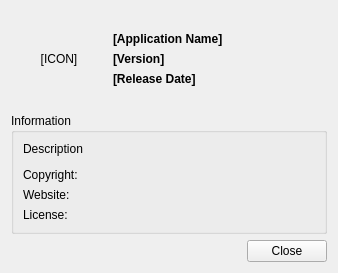
<?xml version="1.0" encoding="UTF-8"?>
<ui version="4.0">
 <class>AboutApp</class>
 <widget class="QWidget" name="AboutApp">
  <property name="geometry">
   <rect>
    <x>0</x>
    <y>0</y>
    <width>338</width>
    <height>267</height>
   </rect>
  </property>
  <property name="windowTitle">
   <string>About...</string>
  </property>
  <layout class="QVBoxLayout" name="verticalLayout_3">
   <item>
    <layout class="QHBoxLayout" name="horizontalLayout">
     <item>
      <widget class="QLabel" name="labelIcon">
       <property name="minimumSize">
        <size>
         <width>96</width>
         <height>96</height>
        </size>
       </property>
       <property name="maximumSize">
        <size>
         <width>96</width>
         <height>96</height>
        </size>
       </property>
       <property name="text">
        <string>[ICON]</string>
       </property>
       <property name="alignment">
        <set>Qt::AlignCenter</set>
       </property>
       <property name="indent">
        <number>10</number>
       </property>
      </widget>
     </item>
     <item>
      <layout class="QVBoxLayout" name="verticalLayout">
       <item>
        <spacer name="verticalSpacer_3">
         <property name="orientation">
          <enum>Qt::Vertical</enum>
         </property>
         <property name="sizeHint" stdset="0">
          <size>
           <width>20</width>
           <height>40</height>
          </size>
         </property>
        </spacer>
       </item>
       <item>
        <widget class="QLabel" name="labelAppName">
         <property name="font">
          <font>
           <weight>75</weight>
           <bold>true</bold>
          </font>
         </property>
         <property name="text">
          <string>[Application Name]</string>
         </property>
        </widget>
       </item>
       <item>
        <widget class="QLabel" name="labelAppVersion">
         <property name="font">
          <font>
           <weight>75</weight>
           <bold>true</bold>
          </font>
         </property>
         <property name="text">
          <string>[Version]</string>
         </property>
        </widget>
       </item>
       <item>
        <widget class="QLabel" name="labelAppReleased">
         <property name="font">
          <font>
           <weight>75</weight>
           <bold>true</bold>
          </font>
         </property>
         <property name="text">
          <string>[Release Date]</string>
         </property>
        </widget>
       </item>
       <item>
        <spacer name="verticalSpacer_2">
         <property name="orientation">
          <enum>Qt::Vertical</enum>
         </property>
         <property name="sizeHint" stdset="0">
          <size>
           <width>20</width>
           <height>40</height>
          </size>
         </property>
        </spacer>
       </item>
      </layout>
     </item>
    </layout>
   </item>
   <item>
    <widget class="QGroupBox" name="groupBox">
     <property name="sizePolicy">
      <sizepolicy hsizetype="Preferred" vsizetype="Maximum">
       <horstretch>0</horstretch>
       <verstretch>0</verstretch>
      </sizepolicy>
     </property>
     <property name="title">
      <string>Information</string>
     </property>
     <layout class="QVBoxLayout" name="verticalLayout_2">
      <item>
       <widget class="QLabel" name="labelDescription">
        <property name="minimumSize">
         <size>
          <width>0</width>
          <height>20</height>
         </size>
        </property>
        <property name="text">
         <string>Description</string>
        </property>
        <property name="alignment">
         <set>Qt::AlignLeading|Qt::AlignLeft|Qt::AlignTop</set>
        </property>
        <property name="margin">
         <number>-1</number>
        </property>
       </widget>
      </item>
      <item>
       <widget class="QLabel" name="labelCopyright">
        <property name="text">
         <string>Copyright:</string>
        </property>
       </widget>
      </item>
      <item>
       <widget class="QLabel" name="labelWebsite">
        <property name="text">
         <string>Website: </string>
        </property>
        <property name="textFormat">
         <enum>Qt::RichText</enum>
        </property>
        <property name="openExternalLinks">
         <bool>true</bool>
        </property>
       </widget>
      </item>
      <item>
       <widget class="QLabel" name="labelLicense">
        <property name="text">
         <string>License:</string>
        </property>
        <property name="textFormat">
         <enum>Qt::RichText</enum>
        </property>
        <property name="openExternalLinks">
         <bool>true</bool>
        </property>
       </widget>
      </item>
     </layout>
    </widget>
   </item>
   <item>
    <spacer name="verticalSpacer">
     <property name="orientation">
      <enum>Qt::Vertical</enum>
     </property>
     <property name="sizeHint" stdset="0">
      <size>
       <width>20</width>
       <height>40</height>
      </size>
     </property>
    </spacer>
   </item>
   <item>
    <widget class="QDialogButtonBox" name="buttonBox">
     <property name="standardButtons">
      <set>QDialogButtonBox::Close</set>
     </property>
    </widget>
   </item>
  </layout>
 </widget>
 <resources/>
 <connections>
  <connection>
   <sender>buttonBox</sender>
   <signal>rejected()</signal>
   <receiver>AboutApp</receiver>
   <slot>close()</slot>
   <hints>
    <hint type="sourcelabel">
     <x>168</x>
     <y>243</y>
    </hint>
    <hint type="destinationlabel">
     <x>168</x>
     <y>130</y>
    </hint>
   </hints>
  </connection>
 </connections>
</ui>
